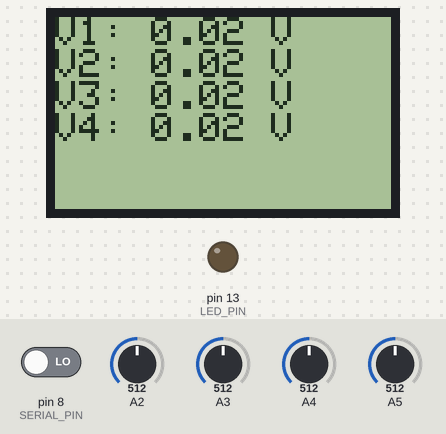
The sketch below on a simulated Arduino Uno, built with avr-gcc and run on an emulated ATmega328P. Shown: 84×48 one-colour display, output pins drawn as LEDs (lit = HIGH). The test bench sets the inputs (shaded band); at power-on: A2 = 512, A3 = 512, A4 = 512, A5 = 512, pin 8 (SERIAL_PIN) LOW. What the sketch prints to the serial monitor is not drawn.

Above: at 1.3 s.
1.4 s: A2 set to 95
At 2.6 s:
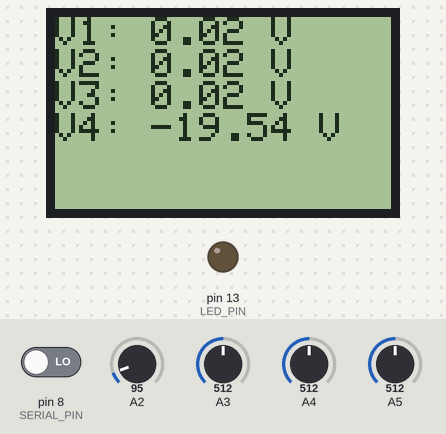
3.1 s: A2 set to 78
At 3.7 s:
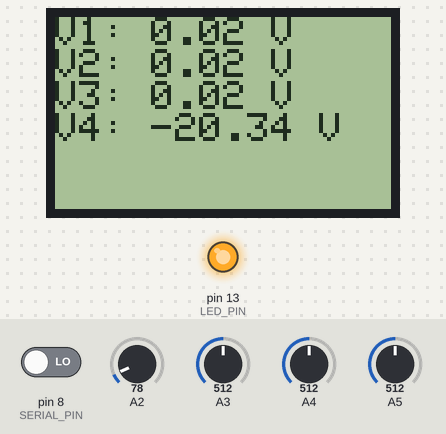
4.7 s: A3 set to 716
At 5.9 s:
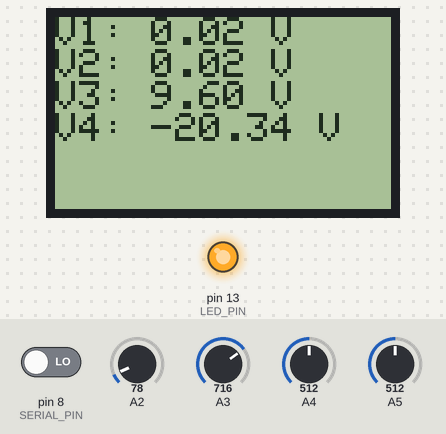
6.3 s: A4 set to 716
At 7.0 s:
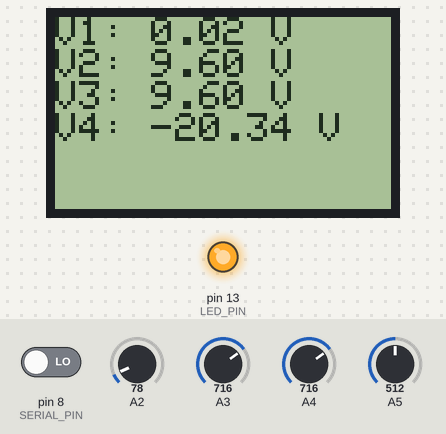
7.9 s: A5 set to 716
At 9.2 s:
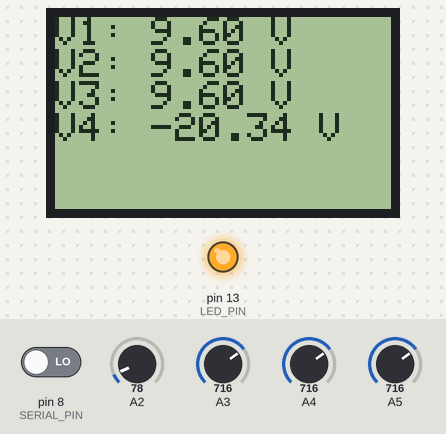
9.5 s: pin 8 (SERIAL_PIN) driven HIGH
Timing chart, 0 to 12.1 s (numbered marks = the images above; inputs shaded):
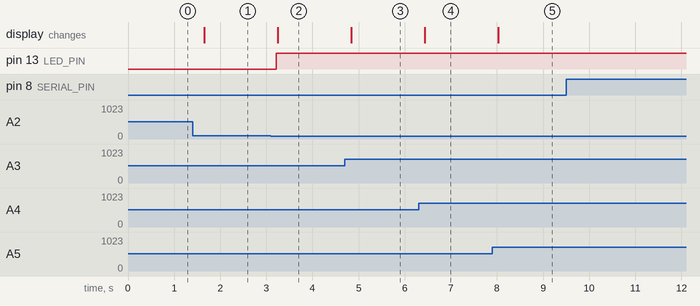

The sketch:

lab3.ino
```cpp
#include <PCD8544.h>
#include <math.h>

/* MACROS */
#define AC_PIN 7
#define LED_PIN 13
#define SERIAL_PIN 8

// Se definen los PINES a leer
float V1 = 0;
float V2 = 0;
float V3 = 0;
float V4 = 0;

// Resistencias divisoras de voltage
// Parte DC:
const float RESISTOR1 = 10000.0;
const float RESISTOR2 = 86000.0;
// Parte AC:
const float RESISTOR3 = 10000.0;
const float RESISTOR4 = 12800.0;

// Lista para iterar entre voltajes
float listaVoltajes[4] = {0.0,0.0,0.0,0.0};

// Variable para saber si AC_PIN esta alto/bajo
int ac_pin = 0;

// ledPin warning inicia en estado bajo
int ledPin = 0;

// Se define rango permitido por pines Arduino
float rangoInicialMin = 0.0, rangoInicialMax = 5.0;

// Se define rango real de voltajes
float rangoFinalMin = -24.0, rangoFinalMax = 24.0;

static PCD8544 lcd;

                                                                                  /*  FUNCIONES  */
// Funcion para escalar el voltaje de entrada
float escalar(float valor){
    float voltajeReal;
    if(ac_pin){
      // Escalar el voltaje usando las resistencias del divisor para AC
      voltajeReal = (valor * (RESISTOR3 + RESISTOR4) / RESISTOR3)*2;
    }else{
      // Escalar el voltaje usando las resistencias del divisor para DC
      voltajeReal = valor * (RESISTOR1 + RESISTOR2) / RESISTOR1;
      voltajeReal = (voltajeReal - 24.0); // Ajustar el rango del voltaje
    }
    return voltajeReal;
}

void setup() {
  // Voltaje de referencia, para que display lea entre 0 y 5V
  analogReference(DEFAULT);

  // PCD8544-compatible displays may have a different resolution...
  lcd.begin(84, 48);

  // Se establece AC_PIN como entrada
  pinMode(AC_PIN, INPUT);

  // Se establece LED_PIN como salida
  pinMode(LED_PIN, OUTPUT);
  digitalWrite(LED_PIN, LOW);

  // Se establece SERIAL_PIN como entrada
  pinMode(SERIAL_PIN, INPUT);
  digitalWrite(SERIAL_PIN, LOW);


  Serial.begin(9600);
}


void loop(){

  // Se leen los pines de entrada
  V1 = analogRead(A5);
  V2 = analogRead(A4);
  V3 = analogRead(A3);
  V4 = analogRead(A2);

  // Se lee SERIAL_PIN para saber si esta alto/bajo
  int serial_pin = digitalRead(SERIAL_PIN);

  // Se lee AC_PIN para saber si esta alto/bajo
  ac_pin = digitalRead(AC_PIN);

  // Se escalan valores de 0 a 1023 para que display
  // imprima valores de 0.0V a 5.0V
  V1 = (V1*5)/1023.0;
  V2 = (V2*5)/1023.0;
  V3 = (V3*5)/1023.0;
  V4 = (V4*5)/1023.0;

  // Escalar el voltaje al valor real
  V1 = escalar(V1);
  V2 = escalar(V2);
  V3 = escalar(V3);
  V4 = escalar(V4);

  // Se agregan a la lista
  listaVoltajes[0] = V1;
  listaVoltajes[1] = V2;
  listaVoltajes[2] = V3;
  listaVoltajes[3] = V4;

  for(int i; i<4; i++){
        // Encender el LED warning si voltaje mayor/menor a 20V
        if(abs(listaVoltajes[i]) > 20) {
          digitalWrite(LED_PIN, HIGH);
          break;
        } else if(abs(listaVoltajes[i]) < -20){
          digitalWrite(LED_PIN, HIGH);
          break;
        }else{
          digitalWrite(LED_PIN, LOW);
        }
  }

  if(!ac_pin){

    // Se escribe en 1era linea del display
    lcd.setCursor(0, 0);
    lcd.print("V1: ");
    lcd.print(V1);
    lcd.print(" V ");

    if(serial_pin){
      Serial.begin(9600);
      Serial.println("Voltages DC ");
      Serial.print("V1: ");
      Serial.print( V1 );
      Serial.print(" V ");
      Serial.println();
      Serial.end();
    }

    // Se escribe en 2da linea del display
    lcd.setCursor(0, 1);
    lcd.print("V2: ");
    lcd.print(V2);
    lcd.print(" V ");

    // Se escribe en 3ra linea del display
    lcd.setCursor(0, 2);
    lcd.print("V3: ");
    lcd.print(V3);
    lcd.print(" V ");

    // Se escribe en 4ta linea del display
    lcd.setCursor(0, 3);
    lcd.print("V4: ");
    lcd.print(V4);
    lcd.print(" V ");

    if(serial_pin){
      Serial.begin(9600);
      //V2
      Serial.print("V2: ");
      Serial.print( V2 );
      Serial.print(" V ");
      Serial.println();
      //V3
      Serial.print("V3: ");
      Serial.print( V3 );
      Serial.print(" V ");
      Serial.println();
      //V4
      Serial.print("V4: ");
      Serial.print( V4 );
      Serial.print(" V ");
      Serial.println();
      Serial.end();
    }

    delay(500);

  }else if(ac_pin){
    // Se obtiene Vrms
    V1 = V1/sqrt(2);
    V2 = V2/sqrt(2);
    V3 = V3/sqrt(2);
    V4 = V4/sqrt(2);

    // Se escribe en 1era linea del display
    lcd.setCursor(0, 0);
    lcd.print("V1: ");
    lcd.print(V1);
    lcd.print("Vrms");

    if(serial_pin){
      Serial.begin(9600);
      Serial.println("Voltages AC ");
      Serial.print("V1: ");
      Serial.print( V1 );
      Serial.print(" Vrms ");
      Serial.println();
      Serial.end();
    }

    // Se escribe en 2da linea del display
    lcd.setCursor(0, 1);
    lcd.print("V2: ");
    lcd.print(V2);
    lcd.print("Vrms");

    // Se escribe en 3ra linea del display
    lcd.setCursor(0, 2);
    lcd.print("V3: ");
    lcd.print(V3);
    lcd.print("Vrms");

    // Se escribe en 4ta linea del display
    lcd.setCursor(0, 3);
    lcd.print("V4: ");
    lcd.print(V4);
    lcd.print("Vrms");

    if(serial_pin){
      Serial.begin(9600);
      //V2
      Serial.print("V2: ");
      Serial.print( V2 );
      Serial.print(" Vrms ");
      Serial.println();
      //V3
      Serial.print("V3: ");
      Serial.print( V3 );
      Serial.print(" Vrms ");
      Serial.println();
      //V4
      Serial.print("V4: ");
      Serial.print( V4 );
      Serial.print(" Vrms ");
      Serial.println();
      Serial.end();
    }

    delay(500);

  }

}
```

Measured:
- the behaviour switches between 86 and 85 on A2 (found by bisection; images 1 and 2)
- after the input at 1.4 s, the display: changes after 0.25 s (image 1)
- after the input at 3.1 s, pin 13 (LED_PIN): LOW → HIGH after 0.11 s; the display: changes after 0.14 s (image 2)
- after the input at 4.7 s, the display: changes after 0.14 s (image 3)
- after the input at 6.3 s, the display: changes after 0.13 s (image 4)
- after the input at 7.9 s, the display: changes after 0.13 s (image 5)
